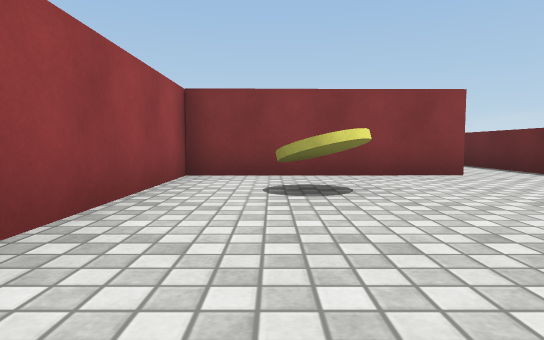
[1] (above)

20 first-person views from a walk through a 3-D level made in the Unity game engine. The camera is 0.44 m above the floor, tilts 4° down and sees 75° across. The floor is counted in squares, 1 m on a side. Each view is taken from the middle of a square. On the plan, view 1 faces up. The plan holds only what a view shows up to about 9 squares ahead; the rest is blank. The place goes on beyond the plan. The player is left out. Surface patterns are stand-ins for the level's own textures.

[2]
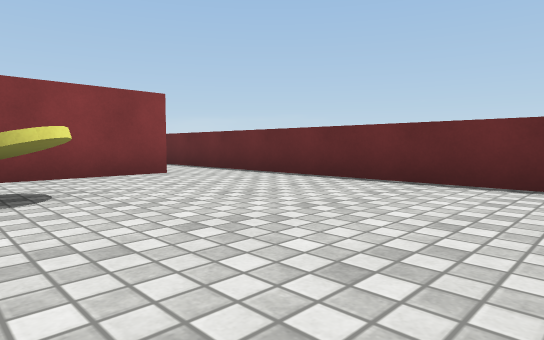

[3]
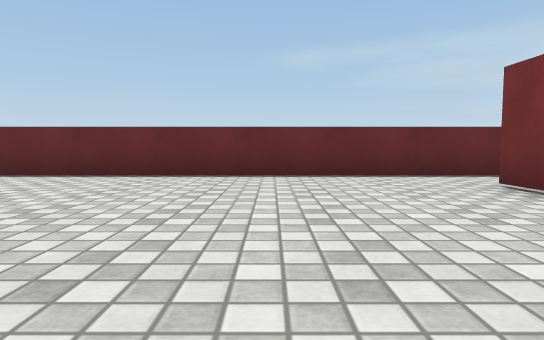

[4]
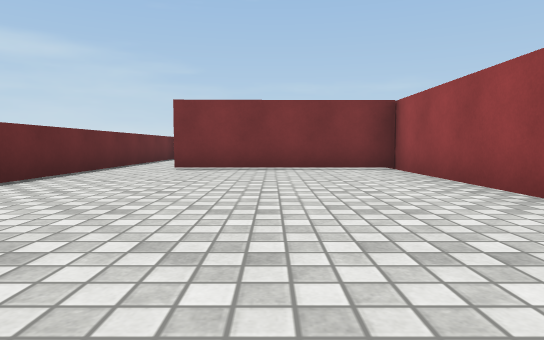

[5]
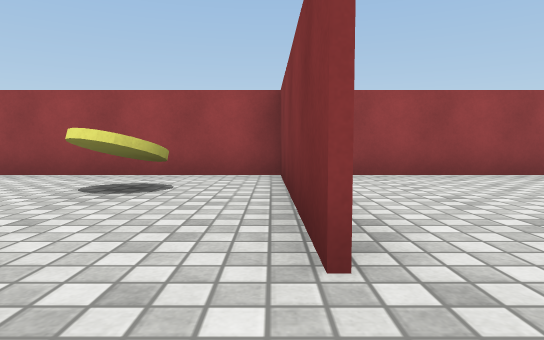

[6]
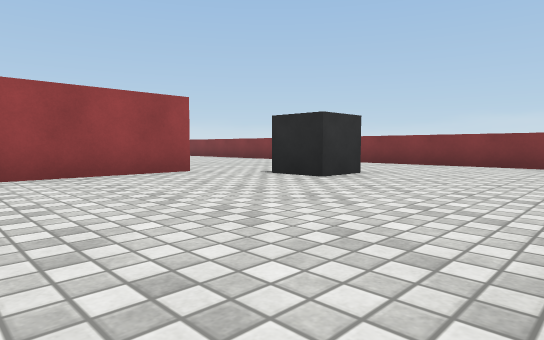

[7]
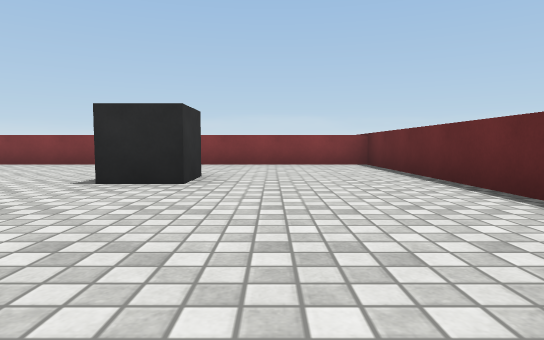

[8]
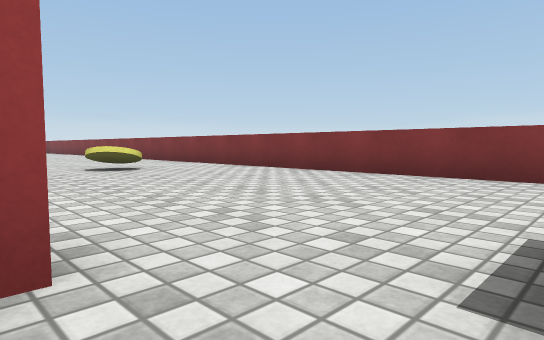

[9]
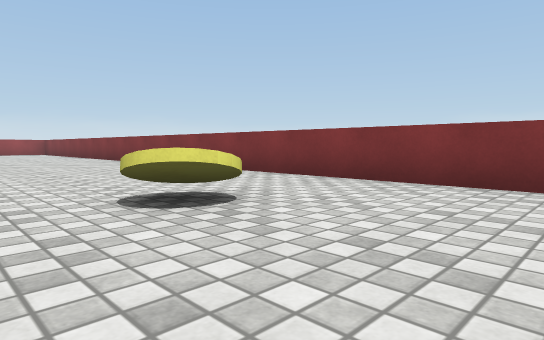

[10]
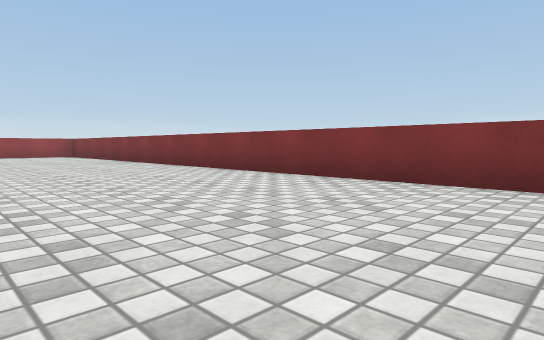

[11]
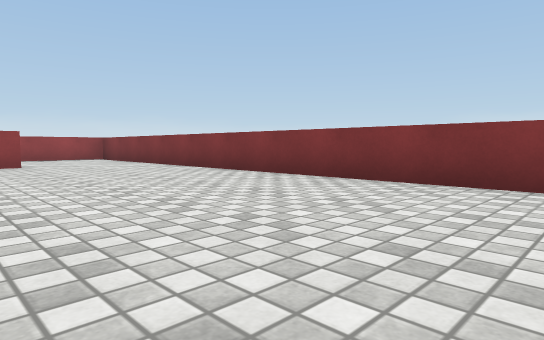

[12]
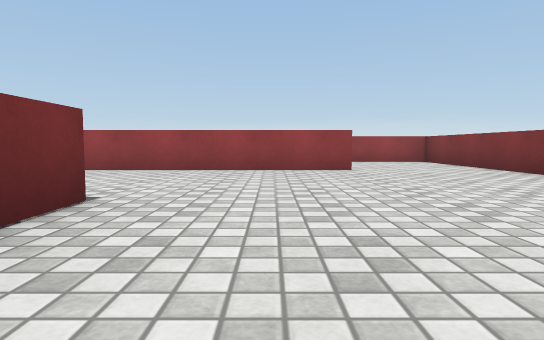

[13]
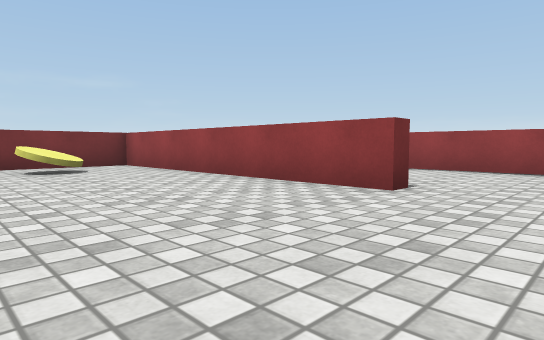

[14]
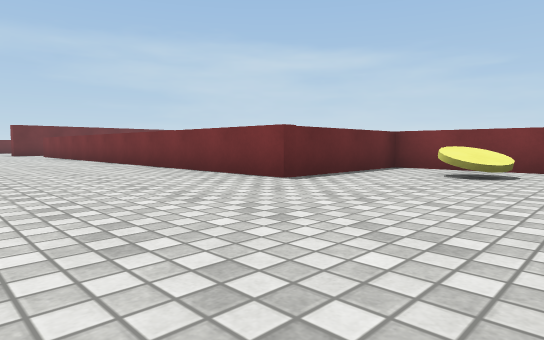

[15]
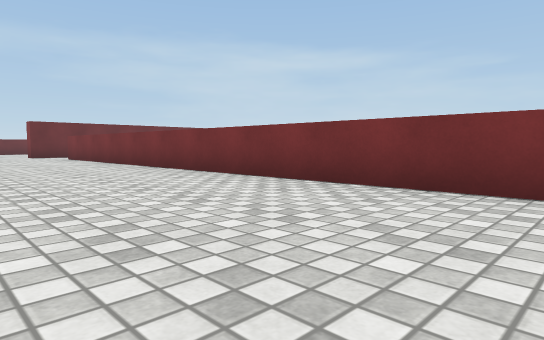

[16]
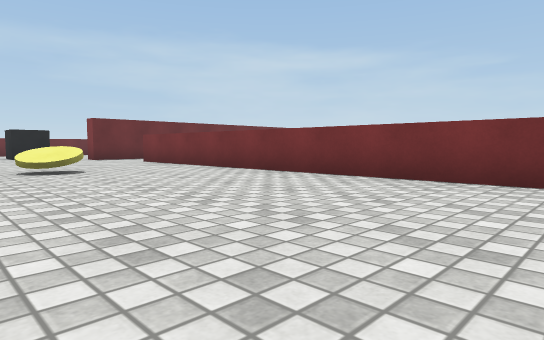

[17]
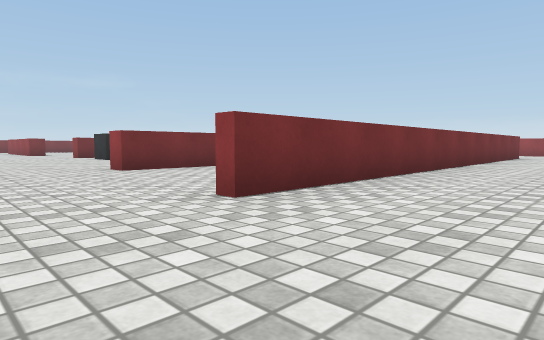

[18]
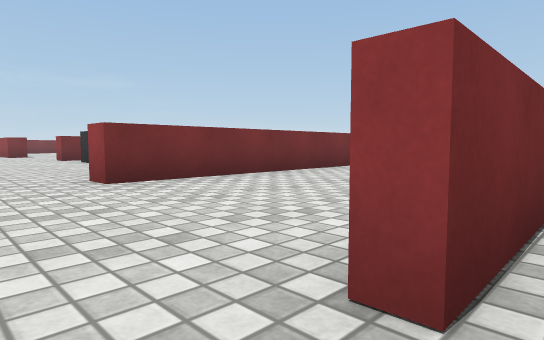

[19]
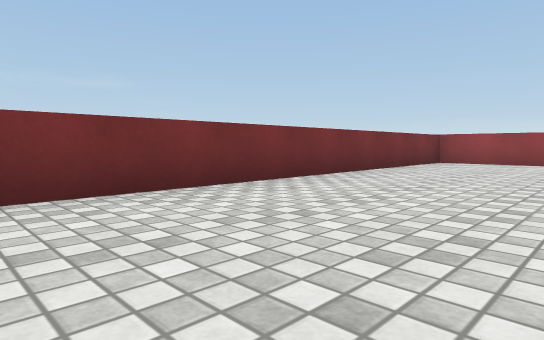

[20]
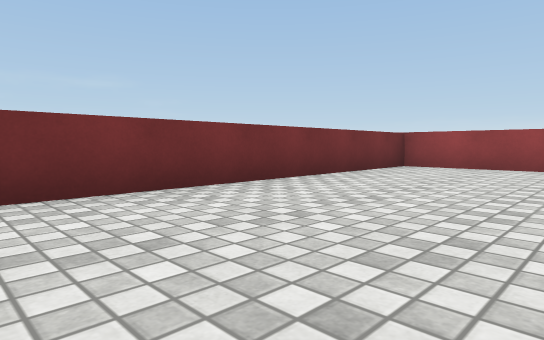

### Floor plan
Key: @ floor where view 1 was taken; # wall or solid block; . floor; C yellow coin; T thing the floor can be seen under or through; U cube; O other object.
Columns run from 23 left of view 1 to 5 right of it. Each row starts with its distance up from view 1.
 14  ############################
 13  ...........................#
 12 #................C..........#
 11 #..#...................UU...#
 10 #. #...................UU...#
  9    #... ############.#......#
  8    #...#   ..........#......#
  7    #..C#.............#......#
  6    #...#.............#......#
  5    ################..#####..#
  4                   ...#..C...#
  3                   ...#......#
  2                   ...#......#
  1                   ...#......#
  0                 OO.. #.@....#
 -1                 OO.. #......#
 -2                      #......#
 -3                      ##TTT..#
 -4                      #......#
 -5                           ..#
 -6                            .#

Where each view was taken, in squares from view 1:
view 1: 0 up, 0 right, facing up
view 2: 0 up, 0 right, facing up-right
view 3: 1 down, 1 left, facing right
view 4: 3 up, 1 right, facing down
view 5: 5 up, 4 right, facing left
view 6: 6 up, 4 right, facing up-left
view 7: 6 up, 2 right, facing up
view 8: 9 up, 0 right, facing up-left
view 9: 10 up, 4 left, facing up-left
view 10: 10 up, 8 left, facing up-left
view 11: 10 up, 11 left, facing up-left
view 12: 10 up, 13 left, facing left
view 13: 13 up, 16 left, facing down-left
view 14: 12 up, 19 left, facing down-right
view 15: 12 up, 16 left, facing down-right
view 16: 13 up, 13 left, facing down-right
view 17: 11 up, 2 left, facing down-left
view 18: 9 up, 3 left, facing down-left
view 19: 8 up, 6 left, facing down-left
view 20: 8 up, 8 left, facing down-left
